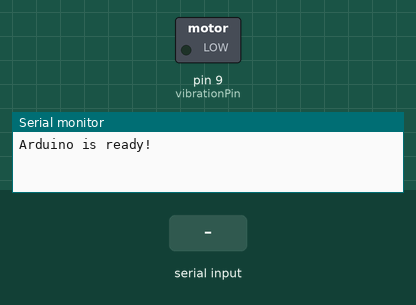
Simulated run of this sketch. Board: Arduino Uno, built with avr-gcc and run on an emulated ATmega328P. Shown: switched loads named in the sketch (green lamp = pin HIGH), the last lines printed to the serial monitor. The test bench sets the inputs (shaded band).

Above: at 2.7 s.
2.8 s: "1,150\n" received over Serial
At 3.3 s:
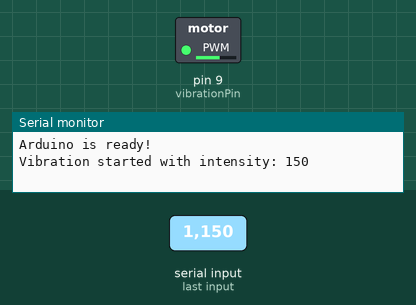
6.7 s: "1,1\n" received over Serial
At 7.4 s:
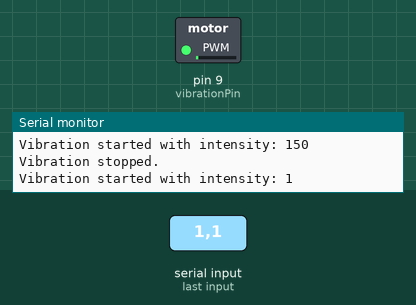
Timing chart, 0 to 9.7 s (numbered marks = the images above; inputs shaded):
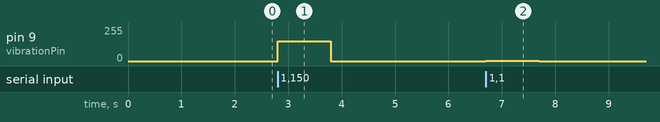

Measured:
- after the input at 2.8 s, pin 9 (vibrationPin): 0/255 → 150/255 at once, → 0/255 1.0 s later
- after the input at 6.7 s, pin 9 (vibrationPin): 0/255 → 1/255 at once, → 0/255 1.0 s later

The sketch:

wakeup.ino
```cpp
//Arduino IDE에서 실행함
//Arduino Uno
//Port : COM3 (윈도우)

int vibrationPin = 9; // PWM 핀으로 변경
int vibrationIntensity = 0;
unsigned long vibrationStartTime = 0;
unsigned long vibrationDuration = 1000;
bool isVibrating = false;
unsigned long lastVibrationEnd = 0;
unsigned long cooldownTime = 2000; // 2초 쿨다운

void setup() {
  Serial.begin(115200);
  pinMode(vibrationPin, OUTPUT);
  digitalWrite(vibrationPin, LOW);

  while (!Serial) {
    ;
  }
  Serial.println("Arduino is ready!");
}

void loop() {
  // 진동 시간 관리
  if (isVibrating && millis() - vibrationStartTime >= vibrationDuration) {
    digitalWrite(vibrationPin, LOW);
    isVibrating = false;
    vibrationIntensity = 0;
    lastVibrationEnd = millis();
    Serial.println("Vibration stopped.");
  }

  // 시리얼 데이터 처리
  if (Serial.available() > 0) {
    String data = Serial.readStringUntil('\n');
    int commaIndex = data.indexOf(',');

    if (commaIndex > 0) {
      String signal = data.substring(0, commaIndex);
      vibrationIntensity = data.substring(commaIndex + 1).toInt();

      if (vibrationIntensity < 0 || vibrationIntensity > 255) {
        Serial.println("Invalid intensity received. Must be between 0 and 255.");
        return;
      }

      if (signal == "1" && !isVibrating && millis() - lastVibrationEnd >= cooldownTime) {
        analogWrite(vibrationPin, vibrationIntensity);
        vibrationStartTime = millis();
        isVibrating = true;
        Serial.print("Vibration started with intensity: ");
        Serial.println(vibrationIntensity);
      } else if (signal == "0") {
        digitalWrite(vibrationPin, LOW);
        isVibrating = false;
        vibrationIntensity = 0;
        Serial.println("Received signal to stop vibration.");
      } else {
        Serial.println("Invalid signal received or cooldown in effect.");
      }
    } else {
      Serial.println("Malformed data received.");
    }
  }
}
```
